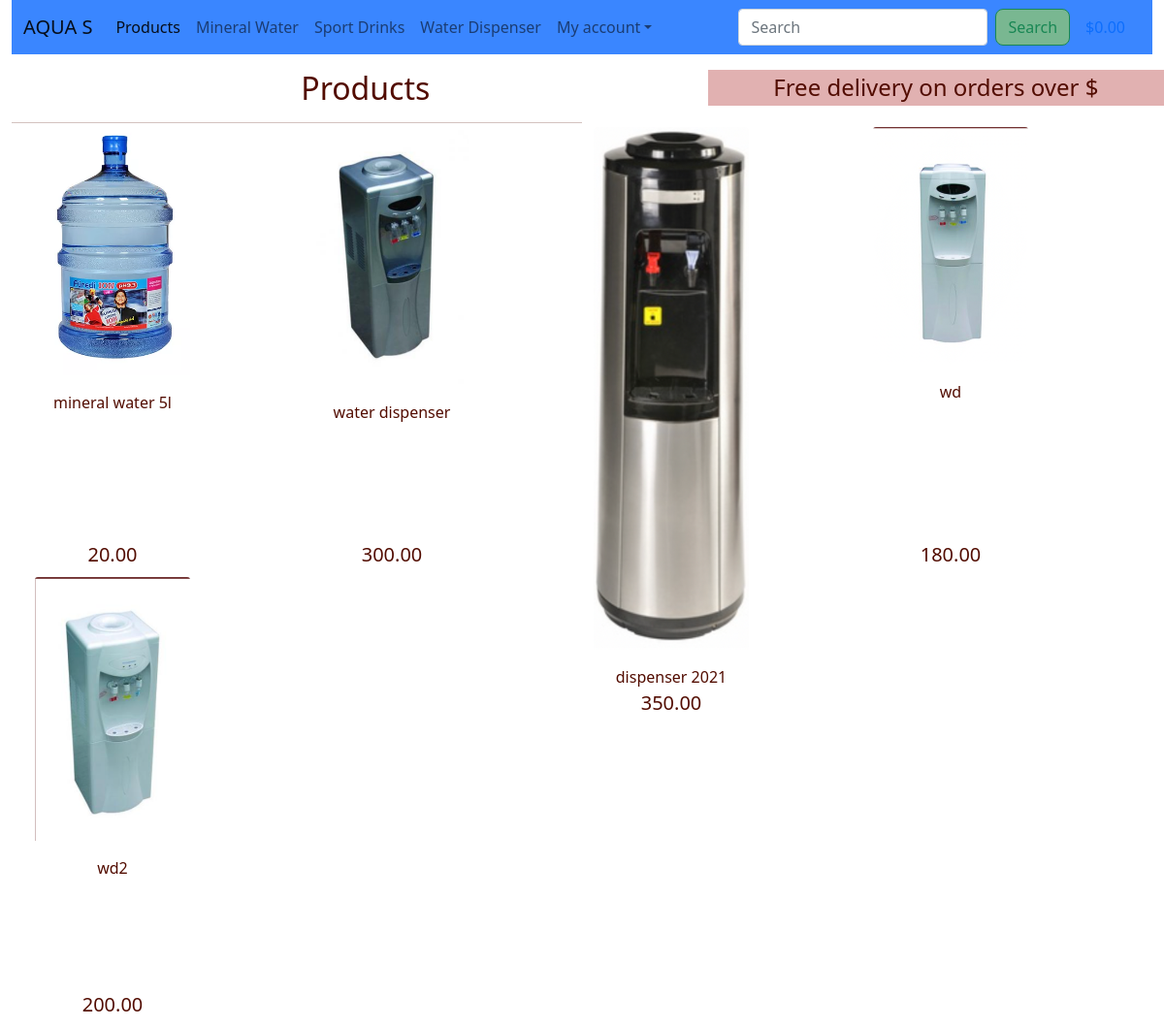
The app's page /products/machine/, older data.
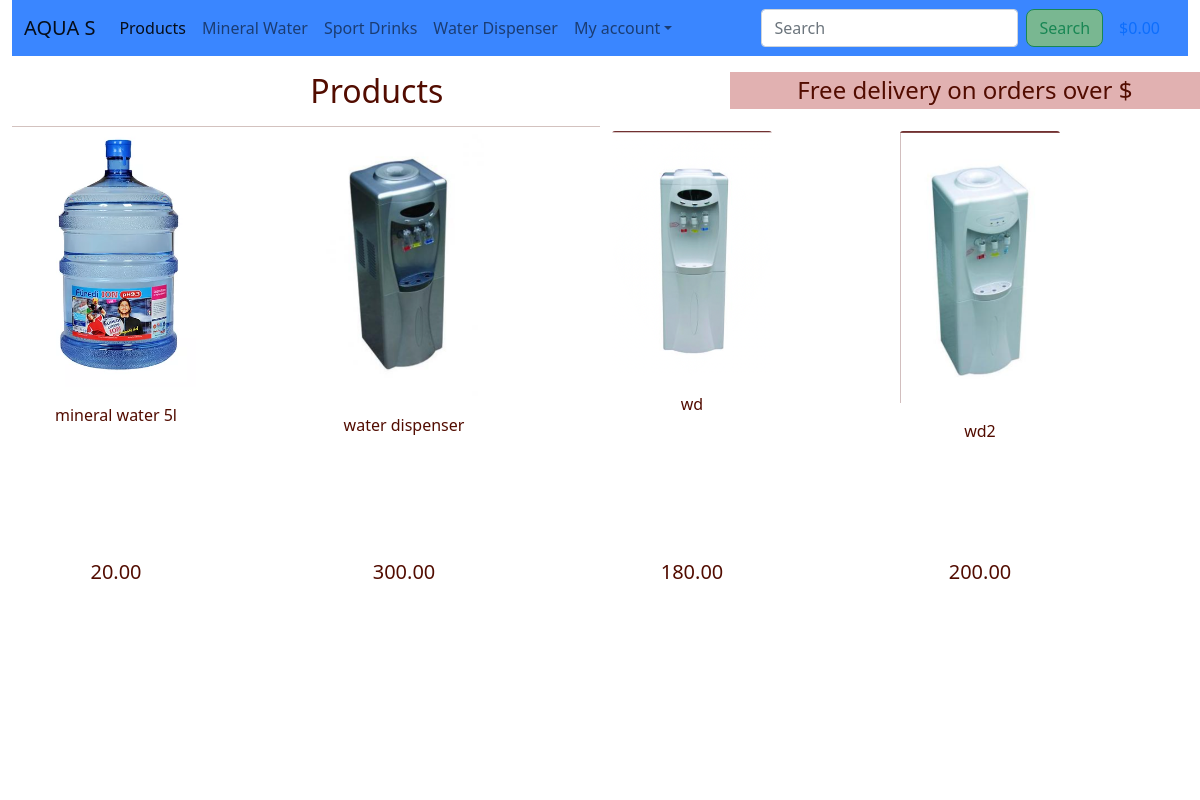
The same page, newer data.
### products/models.py (models this page shows, shortened)
class Product(models.Model):
    category = models.ForeignKey('Category', null=True, blank=True, on_delete=models.SET_NULL)
    name = models.CharField(max_length=254)
    description = models.TextField()
    price = models.DecimalField(max_digits=6, decimal_places=2)
    rating = models.DecimalField(max_digits=6, decimal_places=2, null=True, blank=True)
    image_url = models.URLField(max_length=1024, null=True, blank=True)
    image = models.ImageField(null=True, blank=True)
    objects = models.Manager()

### products/views.py (the view)
# urls.py: path('machine/', views.water_dispenser, name='water_dispenser'),
def water_dispenser(request):
    product = Product.objects.filter(category__name='water_dispenser')
    return render(request, 'products/products.html', {
        'products': product,
    })

### bag/contexts.py (called while the page is built, shortened)
def bag_contents(request):
    bag_items = []
    total = 0
    product_quantity = 0
    delivery = 0
    bag = request.session.get('bag', {})
    grand_total = delivery + total
    context = {
        'bag_items': bag_items,
        'total': total,
        'product_quantity': product_quantity,
        'delivery': delivery,
        'grand_total': grand_total,
    }
    return context

### products/templates/products/products.html (shortened to what this page needs)
{% extends "base.html" %}
{% load static %}
{% block content %}
    <div class="overlay"></div>
    <div class="container-fluid">
        <div class="row">
            <div class="col text-center mt-3">
                <div id="delivery-banner" class="row text-center">
                    <div class="col lg-black text-black">
                        <h4 class="logo-font my-1">Free delivery on orders over ${{ free_delivery_treshold }}</h4>
                    </div>
                </div>
                <h2 class="logo-font">Products</h2>
                <hr class="w-50 mb-1">
                <div class="container-fluid">
                    <div class="row">
                        {% for product in products %}
                            <div class="col-sm-6 col-md-6 col-lg-4 col-xl-3">
                                <div class="card border-0" style="width:10rem; height:29rem;">
                                    {% if product.image %}
                                    <a href="{% url 'product_detail' product.id %}">
                                        <img class="card-img-top img-fluid" src="{{ product.image.url }}" alt="{{ product.name }}">
                                    </a>
                                    {% else %}
                                    <a href="{% url 'product_detail' product.id %}">
                                        <img class="card-img-top img-fluid" src="{{ MEDIA_URL }}noimage.png" alt="{{ product.name }}">
                                    </a>
                                    {% endif %}
                                    <div class="card-body pb-0">
                                        <p class="mb-0">{{ product.name }}</p>
                                    </div>
                                    <div class="card-footer bg-white pt-0 border-0 text-left">
                                        <div class="row">
                                            <div class="col">
                                                <p class="lead mb-0 text-left font-weight-bold">{{ product.price }}</p>
                                            </div>
                                        </div>
                                    </div>
                                </div>
                            </div>
                        {% endfor %}
                </div>
            </div>
        </div>
    </div>
{% endblock %}

### templates/base.html (shortened to what this page needs)
{% load static %}
<!doctype html>
<html lang="en">
    <head>
        {% block corecss %}
            <link href="https://cdn.jsdelivr.net/npm/bootstrap@5.0.2/dist/css/bootstrap.min.css" rel="stylesheet">
            <link rel="stylesheet" href="{% static 'css/base.css' %}"
        {% endblock %}
        {% block extra_css %}
        {% endblock %}
        {% block corejs %}
            <script src="https://kit.fontawesome.com/134b89db0f.js"></script>
        {% endblock %}
    </head>
    <body>
        <header class="container-fluid">
            <nav class="navbar navbar-expand-lg navbar-light" style="background-color: #3a86ff;">
                <div class="container-fluid">
                    <a class="navbar-brand" href="{% url 'home' %}">AQUA S</a>
                    <div class="collapse navbar-collapse" id="navbarSupportedContent">
                        <ul class="navbar-nav me-auto mb-2 mb-lg-0">
                            <li class="nav-item">
                                <a class="nav-link active" aria-current="page" href="{% url 'products' %}">Products</a>
                            </li>
                            <li class="nav-item">
                                <a class="nav-link" href="{% url 'mineral_water' %}">Mineral Water</a>
                            </li>
                            <li class="nav-item">
                                <a class="nav-link" href="{% url 'sport_drink' %}">Sport Drinks</a>
                            </li>
                            <li class="nav-item">
                                <a class="nav-link" href="{% url 'water_dispenser' %}">Water Dispenser</a>
                            </li>
                            <li class="nav-item dropdown">
                                <a class="nav-link dropdown-toggle" id="user-options" href="#" role="button" data-bs-toggle="dropdown" aria-expanded="false">My account</a>
                            </li>
                        </ul>
                        <form method="GET" action="{% url 'products' %}" class="d-flex align-items-center">
                            <input class="form-control me-2" type="search" placeholder="Search" aria-label="Search">
                            <button class="btn btn-outline-success" type="submit" style="background-color: #79b791;">Search</button>
                        </form>
                        <div class="list-inline-item">
                            <a class="{% if grand_total %}text-info font-weight-bold{% else %}text-black{% endif %} nav-link" href="{% url 'view_bag' %}">
                                <div class="text-center col-md-2">
                                    <p class="my-0">
                                        {% if grand_total %}
                                            ${{ grand_total|floatformat:2 }}
                                        {% else %}
                                            $0.00
                                        {% endif %}
                                    </p>
                                </div>
                            </a>
                        </div>
                    </div>
                </div>
            </nav>
        </header>
        {% block content %}
        {% endblock %}
    </body>
</html>

### static/css/base.css (style rules this page uses)
html { height: 100%; }
body { background: url('/media/sunset.png') no-repeat center center fixed; background-size: cover; height: calc(100vh - 164px); color: #520c00; }
.card { width: 100%; height: 15vw; object-fit: cover; }
.overlay { height: 100%; width: 100%; top: 0; left: 0; position: fixed; background: #fff; z-index: -1; }
.btn { background: #007bff; border-radius: 0.5rem; }
#delivery-banner { background-color: rgba(205, 125, 125, 0.6); width: 40%; float:right; }

Row changes from the older to the newer data that the page shows:
removed Product: image (picture), name "dispenser 2021", price "350.00"
